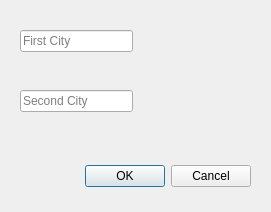
<?xml version="1.0" encoding="UTF-8"?>
<ui version="4.0">
 <class>DialogAddStreet</class>
 <widget class="QDialog" name="DialogAddStreet">
  <property name="geometry">
   <rect>
    <x>0</x>
    <y>0</y>
    <width>271</width>
    <height>212</height>
   </rect>
  </property>
  <property name="windowTitle">
   <string>Dialog</string>
  </property>
  <widget class="QDialogButtonBox" name="buttonBox">
   <property name="geometry">
    <rect>
     <x>-90</x>
     <y>160</y>
     <width>341</width>
     <height>32</height>
    </rect>
   </property>
   <property name="orientation">
    <enum>Qt::Horizontal</enum>
   </property>
   <property name="standardButtons">
    <set>QDialogButtonBox::Cancel|QDialogButtonBox::Ok</set>
   </property>
  </widget>
  <widget class="QLineEdit" name="lineEdit_S1">
   <property name="geometry">
    <rect>
     <x>20</x>
     <y>30</y>
     <width>113</width>
     <height>22</height>
    </rect>
   </property>
   <property name="placeholderText">
    <string>First City</string>
   </property>
  </widget>
  <widget class="QLineEdit" name="lineEdit_S2">
   <property name="geometry">
    <rect>
     <x>20</x>
     <y>90</y>
     <width>113</width>
     <height>22</height>
    </rect>
   </property>
   <property name="placeholderText">
    <string>Second City</string>
   </property>
  </widget>
 </widget>
 <resources/>
 <connections>
  <connection>
   <sender>buttonBox</sender>
   <signal>accepted()</signal>
   <receiver>DialogAddStreet</receiver>
   <slot>accept()</slot>
   <hints>
    <hint type="sourcelabel">
     <x>248</x>
     <y>254</y>
    </hint>
    <hint type="destinationlabel">
     <x>157</x>
     <y>274</y>
    </hint>
   </hints>
  </connection>
  <connection>
   <sender>buttonBox</sender>
   <signal>rejected()</signal>
   <receiver>DialogAddStreet</receiver>
   <slot>reject()</slot>
   <hints>
    <hint type="sourcelabel">
     <x>316</x>
     <y>260</y>
    </hint>
    <hint type="destinationlabel">
     <x>286</x>
     <y>274</y>
    </hint>
   </hints>
  </connection>
 </connections>
</ui>
